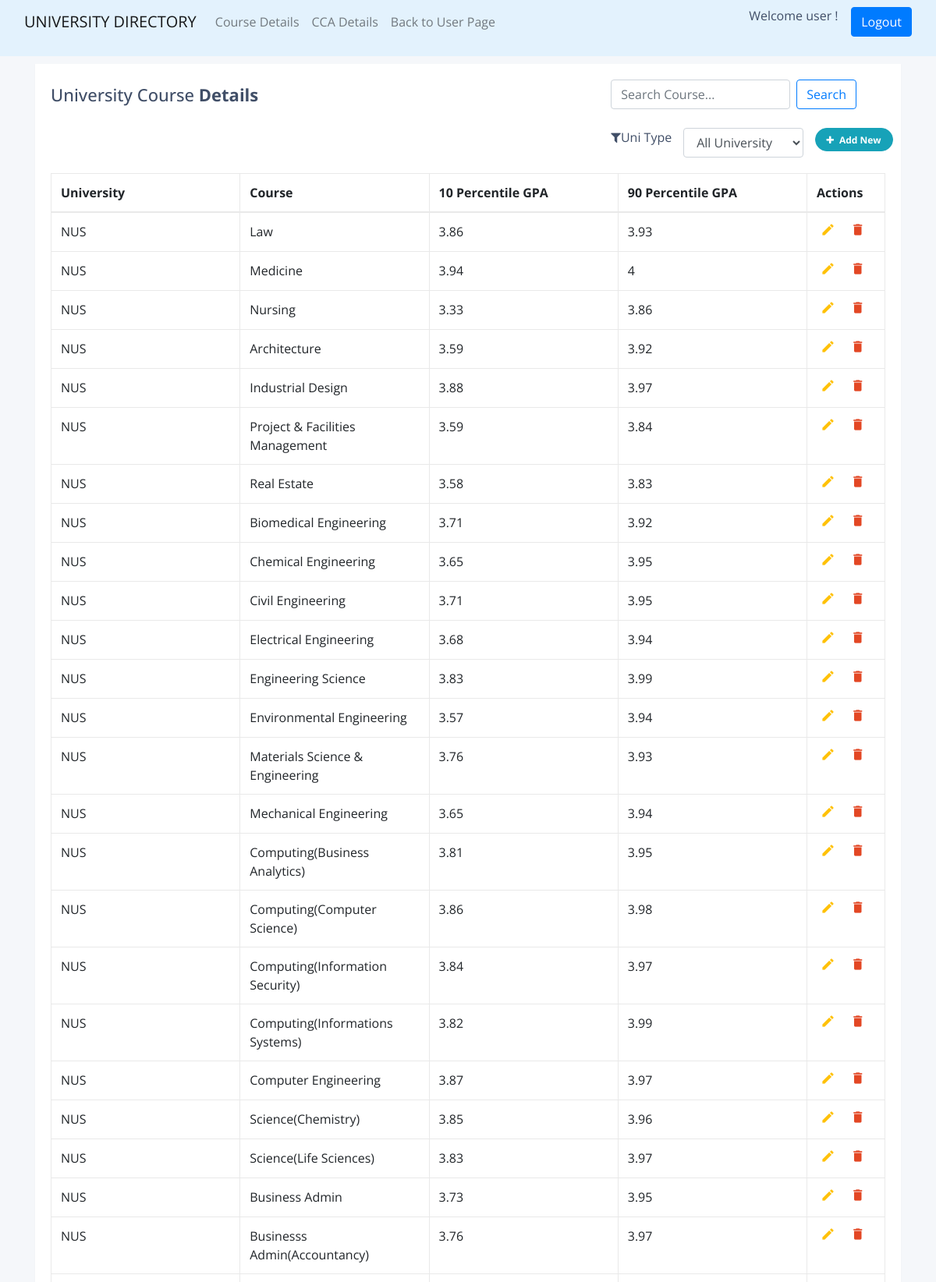
/admin.php (signed in, upper part), run on the app's committed database.
### tables this page shows
CREATE TABLE `Uni_Courses` (
  `course_id` INT NOT NULL AUTO_INCREMENT PRIMARY KEY,
  `uid` INT NOT NULL,
  `course_name` varchar(100) DEFAULT NULL,
  `gpa10pct` varchar(10) DEFAULT NULL,
  `gpa90pct` varchar(10) DEFAULT NULL,
  CONSTRAINT fk_uid_courses
		FOREIGN KEY (uid) REFERENCES Uni_List (uid)
        ON DELETE CASCADE
		ON UPDATE RESTRICT
);

CREATE TABLE `Uni_List` (
  `uid` INT NOT NULL AUTO_INCREMENT PRIMARY KEY,
  `lid` INT NOT NULL,
  `uni_name` varchar(50) DEFAULT NULL,
  CONSTRAINT fk_lid_list
	FOREIGN KEY (lid) REFERENCES Uni_Location (lid)
	ON DELETE CASCADE
	ON UPDATE RESTRICT
);

### admin.php (the view, shortened to what this page needs)
<?php
include 'private/db_conn.php';
if (isset($_SESSION['email']) && isset($_SESSION['name'])) {
?>
<!DOCTYPE html>
<html lang="en">
<head>
    <?php
    include "head.inc.php";
    ?>
</head>
<body>
<?php
include "nav.inc.php";
?>
<div class="container">
    <div class="table-wrapper">
        <div class="table-title">
            <div class="row">
                <div class="col-sm-8"><h2>University Course <b>Details</b></h2></div>
                <form class="d-flex" action="admin_search.php" method="post">
                    <input class="form-control mr-sm-2" type="text" name="search" value="<?php if(isset($_POST['search'])){echo $_POST['search'];} ?>" id="search" class="form-control"
                           size="23" placeholder="Search Course..." required>
                    <button type="submit" class="btn btn-outline-primary">Search</button>
                </form>
                <div class="col-sm-12"></div><br>
                <div class="col-sm-8"></div>
                <span class="filter-icon"><i class="fa fa-filter"></i></span>
                <label>Uni Type</label>
                <div class="col-md-2">
                    <select class="form-control" name="unidropdown" id="unidropdown">
                        <option value="all">All University</option>
                    </select>
                </div>
                <button type="button" class="btn btn-info add-new" data-target='#adduni' data-toggle='modal'><i
                            class="fa fa-plus"></i> Add New
                </button>
            </div>
        </div>
        <div id="container">
            <table class="table table-bordered">
                <thead>
                <tr>
                    <th>University</th>
                    <th>Course</th>
                    <th>10 Percentile GPA</th>
                    <th>90 Percentile GPA</th>
                    <th>Actions</th>
                </tr>
                </thead>
                <tbody>
                <?php
                $sql = mysqli_query($conn, "SELECT c.course_id, l.uni_name,c.course_name,c.gpa10pct,c.gpa90pct FROM uni_list l, uni_courses c
                                            WHERE l.uid = c.uid");
                if ($sql->num_rows > 0) {
                    while ($row = mysqli_fetch_assoc($sql)) {
                        ?>
                        <tr>
                            <td><span id ='uname'><?php echo $row['uni_name']; ?></span></td>
                            <td><span id ='coursename'><?php echo $row['course_name']; ?></span></td>
                            <td><span id ='gpa10'><?php echo $row['gpa10pct']; ?></span></td>
                            <td><span id ='gpa90'><?php echo $row['gpa90pct']; ?></span></td>
                            <td>
                                <a class="edit" title="Edit" data-toggle='modal'><i
                                            class="material-icons">&#xE254;</i></a>
                                <a href="admin_delete.php?id=<?php echo $row['course_id']; ?>" class="delete"
                                   title="Delete" data-toggle="tooltip"><i class="material-icons">&#xE872;</i></a>
                            </td>
                        </tr>
                        <?php
                    }
                } else {
                    ?>
                    <?php
                }
                ?>
                </tbody>
            </table>
        </div>
    </div>
</div>
</body>
</html>
    <?php
} else{
    header("Location: login.php");
    exit();
}
?>

### head.inc.php (shortened to what this page needs)
<link rel="stylesheet" href="https://stackpath.bootstrapcdn.com/bootstrap/4.4.1/css/bootstrap.min.css">
<link rel="stylesheet" href="https://maxcdn.bootstrapcdn.com/font-awesome/4.7.0/css/font-awesome.min.css">
<link rel="stylesheet" href="css/main.css">

### nav.inc.php (shortened to what this page needs)
<nav class="navbar navbar-expand-sm navbar-light" style="background-color: #e3f2fd;">
    <ul class="container-fluid">
        <a class="navbar-brand" href="admin.php">UNIVERSITY DIRECTORY</a>
        <ul class="navbar-nav mr-auto mt-2 mt-lg-0">
            <li class="nav-item">
                <a class="nav-link" href="admin.php">Course Details</a>
            </li>
            <li class="nav-item">
                <a class="nav-link" href="cca_admin.php">CCA Details</a>
            </li>
            <li class="nav-item">
                <a class="nav-link" href="user.php">Back to User Page</a>
            </li>
        </ul>
        <p> Welcome <?php
            echo '' . $_SESSION['name'] . '';
            ?> ! &nbsp &nbsp</p>
        <a class="btn btn-primary" href="logout.php">Logout</a>
    </ul>
</nav>

### css/main.css (style rules this page uses)
body { color: #404E67; background: #F5F7FA; font-family: 'Open Sans', sans-serif; }
.table-wrapper { width: 100%; margin: 10px auto; background: #fff; padding: 20px; box-shadow: 0 1px 1px rgba(0,0,0,.05); }
.table-title { padding-bottom: 10px; margin: 0 0 10px; }
.table-title h2 { margin: 6px 0 0; font-size: 22px; }
.table-title .add-new { float: right; height: 30px; font-weight: bold; font-size: 12px; text-shadow: none; min-width: 100px; border-radius: 50px; line-height: 13px; }
.table-title .add-new i { margin-right: 4px; }
table.table { table-layout: fixed; }
table.table tr th, table.table tr td { border-color: #e9e9e9; }
table.table th:last-child { width: 100px; }
table.table td a { cursor: pointer; display: inline-block; margin: 0 5px; min-width: 24px; }
table.table td a.edit { color: #FFC107; }
table.table td a.delete { color: #E34724; }
table.table td i { font-size: 19px; }

### data on the page
uni_courses: uid.uni_name "NUS", course_name "Law", gpa10pct "3.86", gpa90pct "3.93"
uni_courses: uid.uni_name "NUS", course_name "Medicine", gpa10pct "3.94", gpa90pct "4"
uni_courses: uid.uni_name "NUS", course_name "Nursing", gpa10pct "3.33", gpa90pct "3.86"
uni_courses: uid.uni_name "NUS", course_name "Architecture", gpa10pct "3.59", gpa90pct "3.92"
uni_courses: uid.uni_name "NUS", course_name "Industrial Design", gpa10pct "3.88", gpa90pct "3.97"
uni_courses: uid.uni_name "NUS", course_name "Project & Facilities Management", gpa10pct "3.59", gpa90pct "3.84"
uni_courses: uid.uni_name "NUS", course_name "Real Estate", gpa10pct "3.58", gpa90pct "3.83"
uni_courses: uid.uni_name "NUS", course_name "Biomedical Engineering", gpa10pct "3.71", gpa90pct "3.92"
uni_courses: uid.uni_name "NUS", course_name "Chemical Engineering", gpa10pct "3.65", gpa90pct "3.95"
uni_courses: uid.uni_name "NUS", course_name "Civil Engineering", gpa10pct "3.71", gpa90pct "3.95"
uni_courses: uid.uni_name "NUS", course_name "Electrical Engineering", gpa10pct "3.68", gpa90pct "3.94"
uni_courses: uid.uni_name "NUS", course_name "Engineering Science", gpa10pct "3.83", gpa90pct "3.99"
uni_courses: uid.uni_name "NUS", course_name "Environmental Engineering", gpa10pct "3.57", gpa90pct "3.94"
uni_courses: uid.uni_name "NUS", course_name "Materials Science & Engineering", gpa10pct "3.76", gpa90pct "3.93"
uni_courses: uid.uni_name "NUS", course_name "Mechanical Engineering", gpa10pct "3.65", gpa90pct "3.94"
uni_courses: uid.uni_name "NUS", course_name "Computing(Business Analytics)", gpa10pct "3.81", gpa90pct "3.95"
uni_courses: uid.uni_name "NUS", course_name "Computing(Computer Science)", gpa10pct "3.86", gpa90pct "3.98"
uni_courses: uid.uni_name "NUS", course_name "Computing(Information Security)", gpa10pct "3.84", gpa90pct "3.97"
uni_courses: uid.uni_name "NUS", course_name "Computing(Informations Systems)", gpa10pct "3.82", gpa90pct "3.99"
uni_courses: uid.uni_name "NUS", course_name "Computer Engineering", gpa10pct "3.87", gpa90pct "3.97"
uni_courses: uid.uni_name "NUS", course_name "Science(Chemistry)", gpa10pct "3.85", gpa90pct "3.96"
uni_courses: uid.uni_name "NUS", course_name "Science(Life Sciences)", gpa10pct "3.83", gpa90pct "3.97"
uni_courses: uid.uni_name "NUS", course_name "Business Admin", gpa10pct "3.73", gpa90pct "3.95"
uni_courses: uid.uni_name "NUS", course_name "Businesss Admin(Accountancy)", gpa10pct "3.76", gpa90pct "3.97"

### other printed values
$_SESSION['name'] "user"
